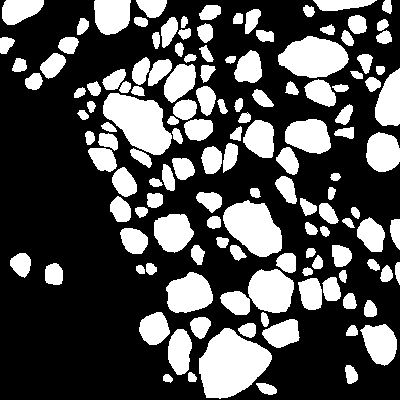
#> input picture data/validation_dataset/binary_floes/006-baffin_bay-20220530-terra-binary_floes.png, 400 x 400 px; its folder holds only this picture in this run
$ jupyter execute --allow-errors floe_statistics.ipynb
#> lines starting #> are read from the running program, lines starting #| are printed output that depends on the picture
# Checking images and summarizing floe statistics
* Enforce global minimum size of 64 pixels (8 by 8)
* Get minimum, maximum, mean, and count and add to table

[cell 1]
import pandas as pd
import numpy as np
import skimage as sk
import os
import ultraplot as uplt

[cell 2]
dataloc = "../data/validation_dataset/binary_floes/"
min_area = 64
files = os.listdir(dataloc)
files.sort()
files = [f for f in files if 'DS_' not in f]

[cell 3]
binary_images = {}
for f in files:
    case, region, date, satellite, imtype = f.split('-')
    case_name = case + '_' + satellite
    binary_images[case_name] = sk.io.imread(dataloc + f)

[cell 4]
floe_stats = {}
for case_name in binary_images:
    if np.any(binary_images[case_name][:,:] > 0):
        labeled = sk.measure.label(binary_images[case_name][:, :])
        df = pd.DataFrame(sk.measure.regionprops_table(labeled, properties=["label", "area"]))
        floe_stats[case_name] = [df.area.min(), df.area.mean(), df.area.max(), len(df)]
#> this loop made 1 pass
#> (case_name, df) on pass 1: ('006_terra', table of 136 rows and 2 columns)
#> pass 1, `labeled = sk.measure.label(binary_images[case_name][:, :])`:
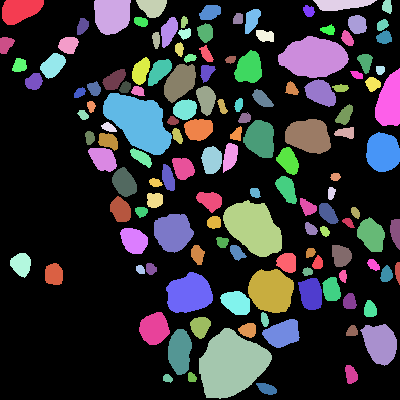
#> labeled: shape (400, 400) int64; 137 distinct labels, from 0 to 136; one colour per label, 0 black
#> after the loop, floe_stats = {'006_terra': [65, 370.1, 3436, 136]}

floe_stats = pd.DataFrame(floe_stats).T
#> floe_stats = table of 1 rows and 4 columns
floe_stats.columns = ["minimum", "mean", "maximum", "count"]

[cell 5]
case_name = '006_terra'
labeled = sk.measure.label(binary_images[case_name][:, :])
df = pd.DataFrame(sk.measure.regionprops_table(labeled, properties=["label", "area"]))
[df.area.min(), df.area.mean(), df.area.max(), len(df)]
#> Out = [65, 370.1, 3436, 136]

[cell 6]
floe_stats.loc[floe_stats.minimum < min_area]
#> Out = table of 0 rows and 4 columns

#> (a cell that did not finish here is left out)

[cell 8]
saveloc = '../data/validation_dataset/binary_floes'
for f in files:
    case, region, date, satellite, imtype = f.split('-')
    case_name = case + '_' + satellite

    labeled = sk.measure.label(binary_images[case_name][:,:])
    updated = labeled.copy()
    df = pd.DataFrame(sk.measure.regionprops_table(labeled, properties=["label", "area"]))
    if np.any(df.area.min() < min_area):
        for label in df.loc[df.area < min_area, 'label']:
            updated[updated == label] = 0

    sk.io.imsave(saveloc + '/' + f, (updated > 0).astype(np.uint8)*255)
#> this loop made 1 pass
#> df on pass 1: table of 136 rows and 2 columns


$ run again, on data/validation_dataset/binary_floes/043-beaufort_sea-20190813-aqua-binary_floes.png
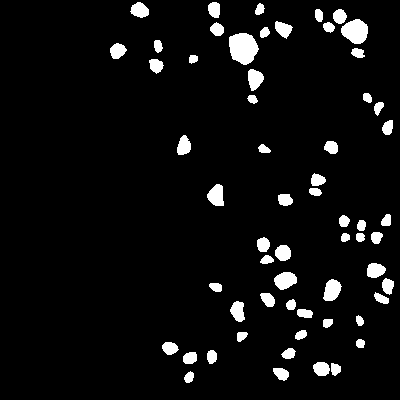
#> input picture data/validation_dataset/binary_floes/043-beaufort_sea-20190813-aqua-binary_floes.png, 400 x 400 px
#> the loop `for case_name in binary_images:` made 1 pass
#> (case_name, df) on pass 1: ('043_aqua', table of 60 rows and 2 columns)
#> pass 1, `labeled = sk.measure.label(binary_images[case_name][:, :])`:
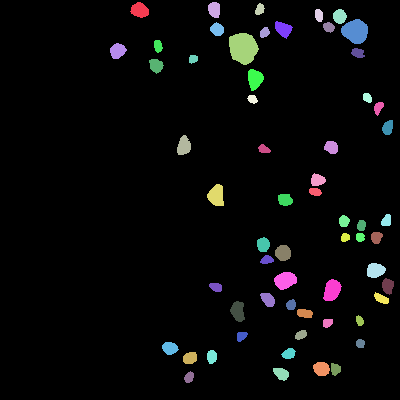
#> labeled: shape (400, 400) int64; 61 distinct labels, from 0 to 60; one colour per label, 0 black
#> after the loop `for case_name in binary_images:`: floe_stats = {'043_aqua': [65, 148.2, 718, 60]}
#> `floe_stats = pd.DataFrame(floe_stats).T`: floe_stats = table of 1 rows and 4 columns
#> Out = table of 0 rows and 4 columns
#> the loop `for f in files:` made 1 pass
#> df on pass 1: table of 60 rows and 2 columns

$ run again, on data/validation_dataset/binary_floes/047-beaufort_sea-20220302-terra-binary_floes.png
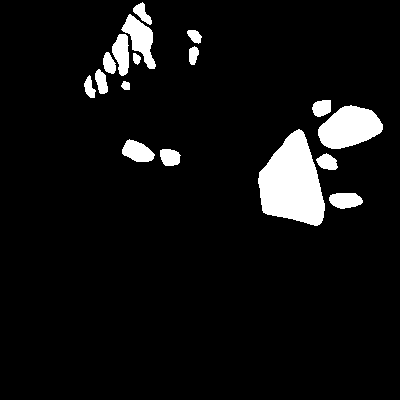
#> input picture data/validation_dataset/binary_floes/047-beaufort_sea-20220302-terra-binary_floes.png, 400 x 400 px
#> the loop `for case_name in binary_images:` made 1 pass
#> (case_name, df) on pass 1: ('047_terra', table of 17 rows and 2 columns)
#> pass 1, `labeled = sk.measure.label(binary_images[case_name][:, :])`:
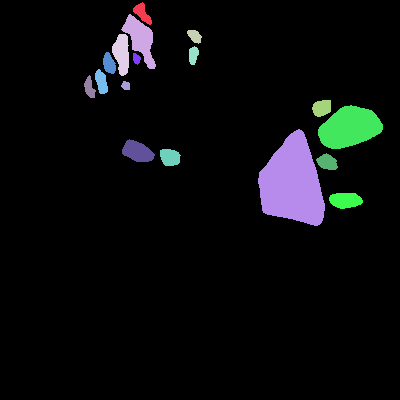
#> labeled: shape (400, 400) int64; 18 distinct labels, from 0 to 17; one colour per label, 0 black
#> after the loop `for case_name in binary_images:`: floe_stats = {'047_terra': [64, 625.2, 4333, 17]}
#> `floe_stats = pd.DataFrame(floe_stats).T`: floe_stats = table of 1 rows and 4 columns
#> Out = table of 0 rows and 4 columns
#> the loop `for f in files:` made 1 pass
#> df on pass 1: table of 17 rows and 2 columns

$ run again, on data/validation_dataset/binary_floes/057-beaufort_sea-20150428-aqua-binary_floes.png
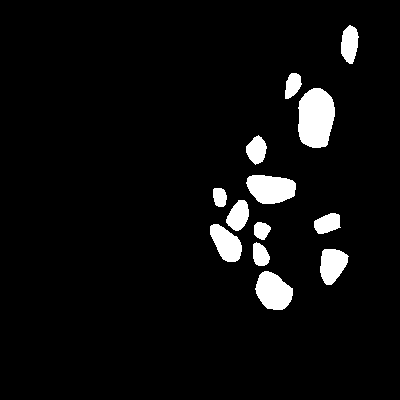
#> input picture data/validation_dataset/binary_floes/057-beaufort_sea-20150428-aqua-binary_floes.png, 400 x 400 px
#> the loop `for case_name in binary_images:` made 1 pass
#> (case_name, df) on pass 1: ('057_aqua', table of 13 rows and 2 columns)
#> pass 1, `labeled = sk.measure.label(binary_images[case_name][:, :])`:
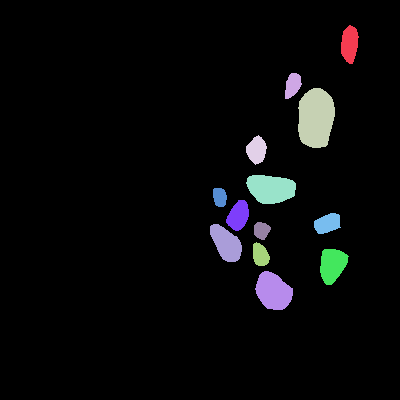
#> labeled: shape (400, 400) int64; 14 distinct labels, from 0 to 13; one colour per label, 0 black
#> after the loop `for case_name in binary_images:`: floe_stats = {'057_aqua': [222, 647.8, 1800, 13]}
#> `floe_stats = pd.DataFrame(floe_stats).T`: floe_stats = table of 1 rows and 4 columns
#> Out = table of 0 rows and 4 columns
#> the loop `for f in files:` made 1 pass
#> df on pass 1: table of 13 rows and 2 columns

$ run again, on data/validation_dataset/binary_floes/010-baffin_bay-20210602-aqua-binary_floes.png
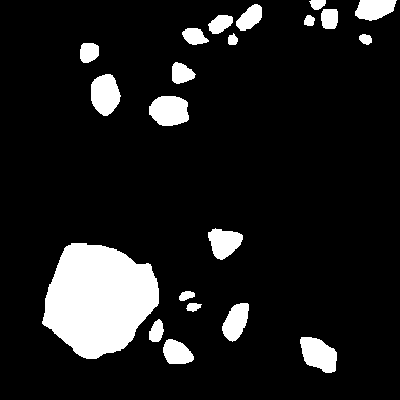
#> input picture data/validation_dataset/binary_floes/010-baffin_bay-20210602-aqua-binary_floes.png, 400 x 400 px
#> the loop `for case_name in binary_images:` made 1 pass
#> (case_name, df) on pass 1: ('010_aqua', table of 21 rows and 2 columns)
#> pass 1, `labeled = sk.measure.label(binary_images[case_name][:, :])`:
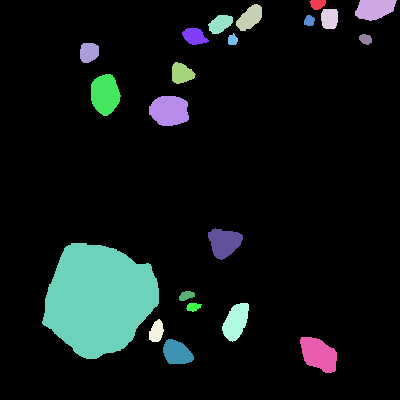
#> labeled: shape (400, 400) int64; 22 distinct labels, from 0 to 21; one colour per label, 0 black
#> after the loop `for case_name in binary_images:`: floe_stats = {'010_aqua': [90, 866.9, 9715, 21]}
#> `floe_stats = pd.DataFrame(floe_stats).T`: floe_stats = table of 1 rows and 4 columns
#> Out = table of 0 rows and 4 columns
#> the loop `for f in files:` made 1 pass
#> df on pass 1: table of 21 rows and 2 columns
